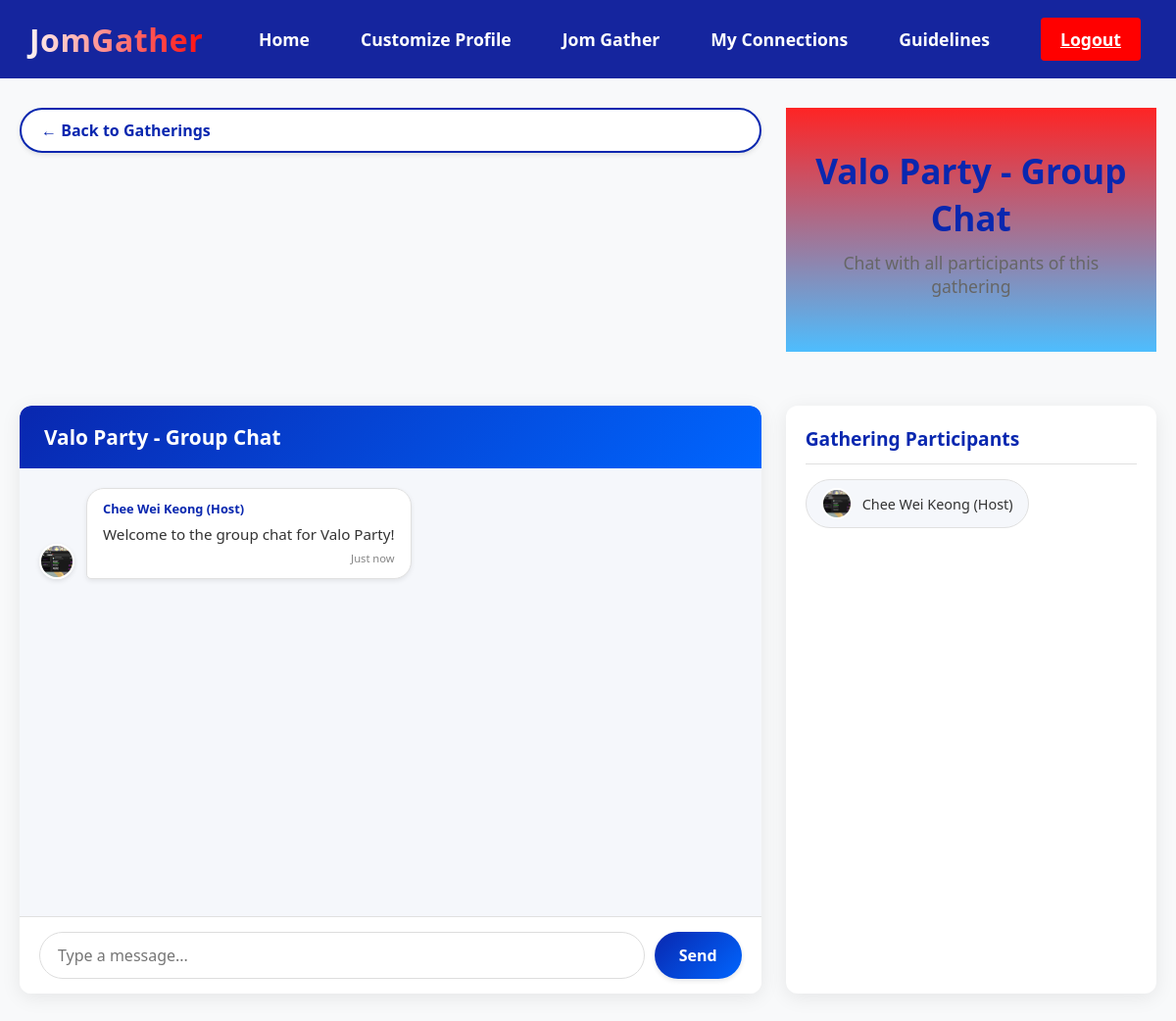
The page /message_gathering/1 (signed in) on the database its author committed.
### models.py (models this page shows, shortened)
class Gathering(db.Model):
    __tablename__ = 'gathering'
    id = db.Column(db.Integer, primary_key=True)
    user_id = db.Column(db.Integer, db.ForeignKey('user.id'), nullable=False)
    title = db.Column(db.String(100), nullable=False)
    gathering_type = db.Column(db.String(50), nullable=False)
    faculty = db.Column(db.String(50), nullable=False)
    year_semester = db.Column(db.String(50), nullable=False)
    date = db.Column(db.Date, nullable=False)
    time = db.Column(db.Time, nullable=False)
    location = db.Column(db.String(100), nullable=False)
    max_participants = db.Column(db.Integer, nullable=False)
    description = db.Column(db.Text, nullable=False)
    target_audience = db.Column(db.String(200))
    status = db.Column(db.String(20), nullable=False, default='pending')
    created_at = db.Column(db.DateTime, nullable=False, default=datetime.utcnow)
    user = db.relationship('User', backref='gatherings')

class Customisation(db.Model):
    id = db.Column(db.Integer, primary_key=True)
    user_id = db.Column(db.Integer, db.ForeignKey('user.id'), nullable=False)
    profile_picture = db.Column(db.String(255))
    bio = db.Column(db.Text)
    interests = db.Column(db.String(500))
    faculty = db.Column(db.String(100))
    course = db.Column(db.String(100))
    year_of_study = db.Column(db.Integer)
    created_at = db.Column(db.DateTime, default=datetime.utcnow)
    updated_at = db.Column(db.DateTime, default=datetime.utcnow, onupdate=datetime.utcnow)
    user = db.relationship('User', backref=db.backref('customisation', uselist=False, lazy=True))

class User(UserMixin, db.Model):
    id = db.Column(db.Integer, primary_key=True)
    student_id = db.Column(db.String(15), unique=True, nullable=False)
    username = db.Column(db.String(64), unique=True, nullable=False)
    email = db.Column(db.String(120), unique=True, nullable=False)
    password_hash = db.Column(db.String(128))
    created_at = db.Column(db.DateTime, default=datetime.utcnow)
    is_active = db.Column(db.Boolean, default=True)
    last_login = db.Column(db.DateTime)
    is_2fa_enabled = db.Column(db.Boolean, default=False, nullable=False)
    two_fa_secret = db.Column(db.String(32), nullable=True)

### app.py (the view, shortened to what this page needs)
@app.route('/message_gathering/<int:gathering_id>', methods=['GET', 'POST'])
@login_required
def message_gathering(gathering_id):
    gathering = Gathering.query.get_or_404(gathering_id)
    is_participant = False
    if gathering.user_id == current_user.id:
        is_participant = True
    if not is_participant:
        flash('You must be a participant to message this gathering', 'error')
        return redirect(url_for('jomgather', tab='my-gatherings'))
    participants = GatheringParticipant.query.filter_by(
        gathering_id=gathering_id,
        status='joined'
    ).all()
    participant_users = []
    for p in participants:
        user = User.query.get(p.user_id)
        if user:
            participant_users.append(user)
    creator = User.query.get(gathering.user_id)
    if creator and creator not in participant_users:
        participant_users.append(creator)
    messages = GatheringMessage.query.filter_by(
        gathering_id=gathering_id
    ).order_by(GatheringMessage.created_at).all()
    return render_template('gathering_chat.html',
                          gathering=gathering,
                          participants=participant_users,
                          messages=messages,
                          current_user=current_user)

### app.py (called while the page is built)
@login_manager.user_loader
def load_user(user_id):
    return User.query.get(int(user_id))

### templates/gathering_chat.html (shortened to what this page needs)
<!DOCTYPE html>
<html lang="en">
<head>
  <link rel="stylesheet" href="{{ url_for('static', filename='css/common.css') }}">
  <link rel="stylesheet" href="{{ url_for('static', filename='css/jomgather.css') }}">
  <link rel="stylesheet" href="{{ url_for('static', filename='css/gathering_chat.css') }}">
</head>
<body>
  <nav class="navbar">
    <div class="navbar__container">
        <a href="{{ url_for('index') }}" id="navbar__logo">JomGather</a>
      <ul class="navbar__menu">
        <li class="navbar__item">
          <a href="{{ url_for('index') }}" class="navbar__links {% if request.endpoint == 'index' %}active{% endif %}">Home</a>
        </li>
        <li class="navbar__item">
          <a href="{{ url_for('customise') }}" class="navbar__links {% if request.endpoint == 'customise' %}active{% endif %}">Customize Profile</a>
        </li>
        <li class="navbar__item">
          <a href="{{ url_for('jomgather') }}" class="navbar__links {% if request.endpoint == 'jomgather' %}active{% endif %}">Jom Gather</a>
        </li>
        {% if current_user.is_authenticated %}
          <li class="navbar__item">
            <a href="{{ url_for('view_connections') }}" class="navbar__links {% if request.endpoint == 'view_connections' %}active{% endif %}">My Connections</a>
          </li>
          <li class="navbar__item">
            <a href="{{ url_for('view_guidelines') }}" class="navbar__links {% if request.endpoint == 'view_guidelines' %}active{% endif %}">Guidelines</a>
          </li>
          <li class="navbar__btn">
            <a href="{{ url_for('logout') }}" class="button">Logout</a>
          </li>
        {% else %}
          <li class="navbar__btn">
            <a href="{{ url_for('register') }}" class="button">Sign Up/Log In</a>
          </li>
        {% endif %}
      </ul>
    </div>
  </nav>
  <div class="container">
    <a href="{{ url_for('jomgather', tab='my-gatherings') }}" class="back-btn">← Back to Gatherings</a>
    <div class="page-title">
      <h1>{{ gathering.title }} - Group Chat</h1>
      <p>Chat with all participants of this gathering</p>
    </div>
    <div class="chat-container">
      <div class="chat-header">
        <h2>{{ gathering.title }} - Group Chat</h2>
      </div>
      <div class="chat-messages">
        {% if messages %}
          {% for message in messages %}
            <div class="message-row">
              {% if message.user_id != current_user.id %}
                <div class="user-avatar">
                  {% set message_user = message.user %}
                  {% if message_user.customisation and message_user.customisation.profile_picture %}
                    <img src="{{ url_for('static', filename='uploads/' + message_user.customisation.profile_picture) }}" alt="{{ message_user.username }}">
                  {% else %}
                    <img src="/api/placeholder/30/30" alt="profile">
                  {% endif %}
                </div>
              {% endif %}
              <div class="message {% if message.user_id == current_user.id %}sent{% else %}received{% endif %}">
                <div class="sender">
                  {% if message.user_id != current_user.id %}
                    {% set message_user = message.user %}
                    {{ message_user.username }}
                  {% else %}
                    You
                  {% endif %}
                </div>
                <div class="content">{{ message.content }}</div>
                <div class="time">{{ (message.created_at.replace(tzinfo=None) + timedelta(hours=8)).strftime('%H:%M | %d %b %Y') }} (GMT+8)</div>
              </div>
              {% if message.user_id == current_user.id %}
                <div class="user-avatar" style="margin-left: 8px; margin-right: 0;">
                  {% if current_user.customisation and current_user.customisation.profile_picture %}
                    <img src="{{ url_for('static', filename='uploads/' + current_user.customisation.profile_picture) }}" alt="Your profile">
                  {% else %}
                    <img src="/api/placeholder/30/30" alt="Your profile">
                  {% endif %}
                </div>
              {% endif %}
            </div>
          {% endfor %}
        {% else %}
          <div class="message-row">
            <div class="user-avatar">
              {% if gathering.user.customisation and gathering.user.customisation.profile_picture %}
                <img src="{{ url_for('static', filename='uploads/' + gathering.user.customisation.profile_picture) }}" alt="Host profile">
              {% else %}
                <img src="/api/placeholder/30/30" alt="Host profile">
              {% endif %}
            </div>
            <div class="message received">
              <div class="sender">{{ gathering.user.username }} (Host)</div>
              <div class="content">Welcome to the group chat for {{ gathering.title }}!</div>
              <div class="time">Just now</div>
            </div>
          </div>
        {% endif %}
      </div>
      <div class="chat-input">
        <form action="{{ url_for('message_gathering', gathering_id=gathering.id) }}" method="post">
          <input type="text" name="message" placeholder="Type a message..." required>
          <button type="submit">Send</button>
        </form>
      </div>
    </div>
    <div class="participants-list">
      <h3 class="participants-title">Gathering Participants</h3>
      <div class="participants">
        {% for user in participants %}
        <div class="participant">
          {% if user.customisation and user.customisation.profile_picture %}
            <img src="{{ url_for('static', filename='uploads/' + user.customisation.profile_picture) }}" alt="{{ user.username }}'s profile">
          {% else %}
            <img src="/api/placeholder/50/50" alt="profile">
          {% endif %}
          <span>{{ user.username }} {% if gathering.user_id == user.id %}(Host){% endif %}</span>
        </div>
        {% endfor %}
      </div>
    </div>
  </div>
</body>
</html>

### static/css/common.css (style rules this page uses)
* { margin: 0; padding: 0; box-sizing: border-box; font-family: 'Segoe UI', Tahoma, Geneva, Verdana, sans-serif; }
body { background-color: #f5f5f5; color: #333; min-height: 100vh; display: flex; flex-direction: column; }
.navbar { background-color: #15259e; height: 80px; display: flex; justify-content: center; align-items: center; position: sticky; top: 0; z-index: 999; width: 100%; padding: 0 20px; }
.navbar__container { display: flex; justify-content: space-between; align-items: center; height: 100%; width: 100%; max-width: 1300px; margin: 0 auto; }
#navbar__logo { background-color: #fff; background-image: linear-gradient(to right, #fff 0%, #ff0000 100%); background-size: 100%; -webkit-background-clip: text; -moz-background-clip: text; -webkit-text-fill-color: transparent; -moz-text-fill-color: transparent; display: flex; align-items: center; cursor: pointer; text-decoration: none; font-size: 2rem; font-weight: bold; padding: 0 10px; height: 100%; letter-spacing: 0.5px; }
.navbar__menu { display: flex; align-items: center; list-style: none; gap: 20px; height: 100%; margin: 0; padding: 0; transition: transform 0.3s ease-out; }
.navbar__item { height: 100%; display: flex; align-items: center; }
.navbar__links { color: #fff; display: flex; align-items: center; justify-content: center; text-decoration: none; padding: 0 1rem; height: 100%; transition: all 0.3s ease; font-size: 1.1rem; font-weight: 600; position: relative; }
.navbar__btn { height: 100%; display: flex; align-items: center; padding: 0 1rem; }
.navbar .button { padding: 10px 20px; border-radius: 4px; background: #ff0000; color: white; font-weight: 600; text-align: center; transition: all 0.3s ease; display: inline-flex; align-items: center; justify-content: center; height: auto; width: auto; font-size: 1.1rem; }

### static/css/jomgather.css (style rules this page uses)
* { margin: 0; padding: 0; box-sizing: border-box; font-family: 'Segoe UI', Tahoma, Geneva, Verdana, sans-serif; }
body { background-color: #f5f5f5; color: #333; }
.page-title { background: linear-gradient(rgba(255, 0, 0, 0.856), rgba(42, 177, 255, 0.829)); color:#ffffff; padding: 40px 20px; text-align: center; }
.page-title h1 { font-size: 2.5rem; margin-bottom: 10px; }
.page-title p { font-size: 1.2rem; max-width: 800px; margin: 0 auto; }
.container { max-width: 1200px; margin: 0 auto; padding: 40px 20px; }
.page-title p { font-size: 1.2rem; margin-bottom: 15px; }

### rows shown on the page
Gathering: title "Valo Party"
Customisation: profile_picture (picture)
User: user.username "Chee Wei Keong", profile_picture (picture), username "Chee Wei Keong", shows "(Host)"
